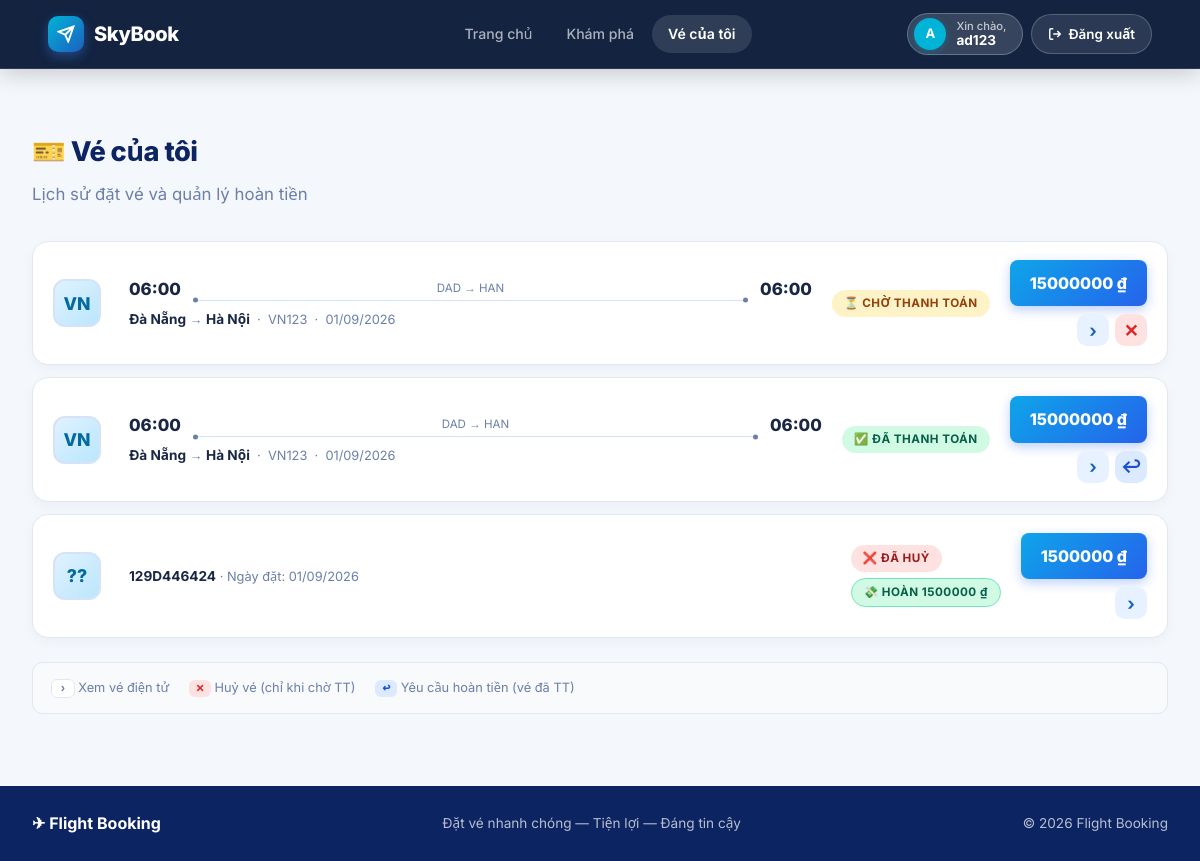
Page /bookings/my-bookings/ (signed in) on the earlier database version.
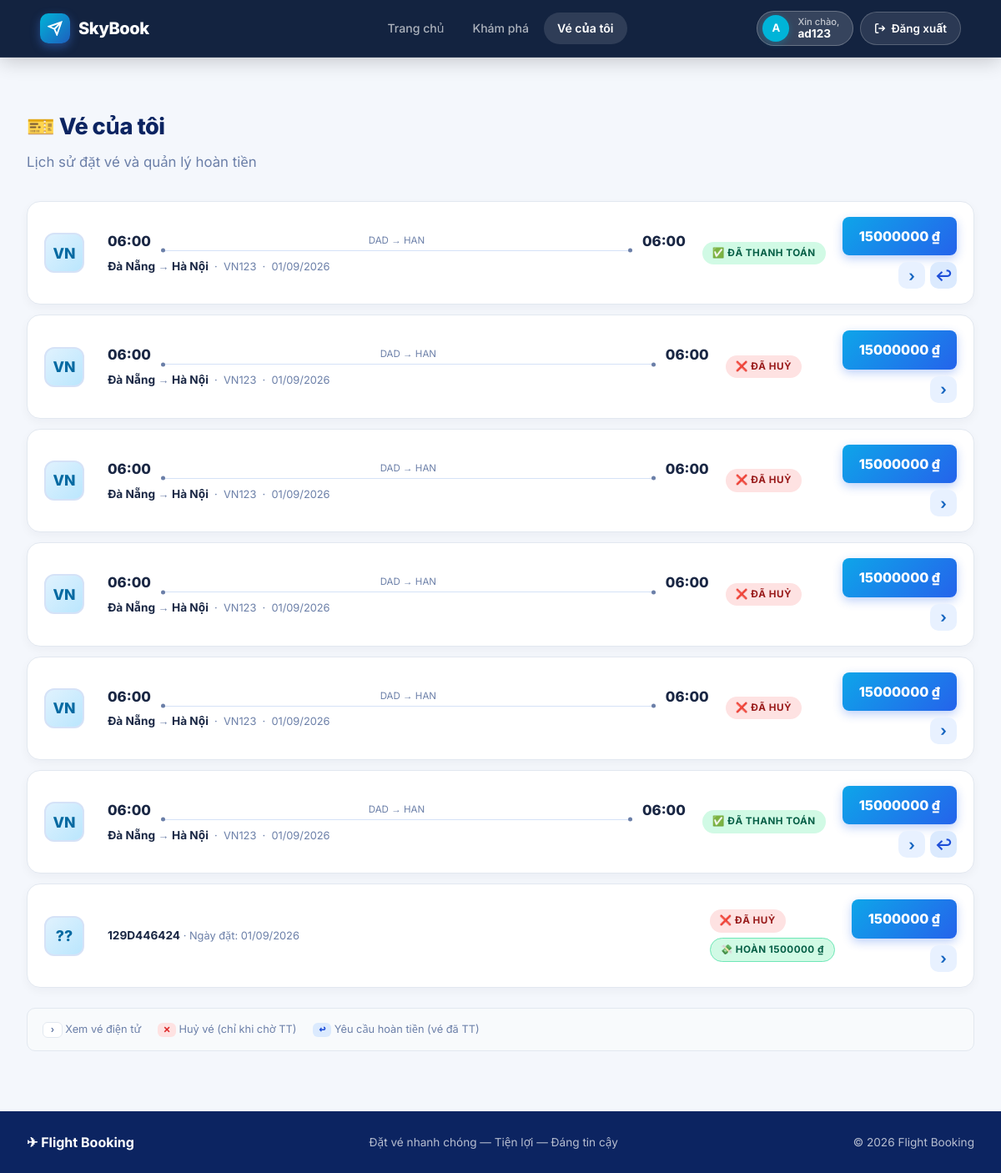
Same page on the later database version.
### bookings/models.py (models this page shows, shortened)
class Booking(models.Model):
    STATUS_CHOICES = [
        ("pending", "Pending"),
        ("paid", "Paid"),
        ("cancelled", "Cancelled"),
    ]
    user = models.ForeignKey(User, on_delete=models.CASCADE, related_name="bookings", db_index=True, verbose_name="User")
    flight = models.ForeignKey(Flight, on_delete=models.SET_NULL, null=True, blank=True, related_name="outbound_bookings", verbose_name="Outbound Flight")
    return_flight = models.ForeignKey(Flight, on_delete=models.SET_NULL, null=True, blank=True, related_name="return_bookings", verbose_name="Return Flight")
    booking_code = models.CharField(max_length=20, unique=True, verbose_name="Booking Code")
    booking_date = models.DateTimeField(auto_now_add=True, verbose_name="Booking Date")
    total_price = models.DecimalField(max_digits=12, decimal_places=2, verbose_name="Total Price")
    status = models.CharField(max_length=20, choices=STATUS_CHOICES, default="pending", verbose_name="Status")
    class Meta:
        verbose_name = "Booking"
        verbose_name_plural = "Bookings"

### flights/models.py (models this page shows, shortened)
class Flight(models.Model):
    STATUS_CHOICES = [
        ("scheduled", "Scheduled"),
        ("boarding", "Boarding"),
        ("departed", "Departed"),
        ("completed", "Completed"),
        ("cancelled", "Cancelled"),
    ]
    flight_number = models.CharField(max_length=20, verbose_name="Flight Number")
    airline = models.ForeignKey(Airline, on_delete=models.CASCADE, related_name="flights", verbose_name="Airline")
    aircraft = models.ForeignKey(Aircraft, on_delete=models.CASCADE, related_name="flights", verbose_name="Aircraft")
    departure_airport = models.ForeignKey(Airport, on_delete=models.CASCADE, related_name="departures", verbose_name="Departure Airport")
    arrival_airport = models.ForeignKey(Airport, on_delete=models.CASCADE, related_name="arrivals", verbose_name="Arrival Airport")
    departure_time = models.DateTimeField(db_index=True, verbose_name="Departure Time")
    arrival_time = models.DateTimeField(verbose_name="Arrival Time")
    price = models.DecimalField(max_digits=12, decimal_places=2, verbose_name="Base Price")
    status = models.CharField(max_length=20, choices=STATUS_CHOICES, default="scheduled", db_index=True, verbose_name="Status")
    class Meta:
        verbose_name = "Flight"
        verbose_name_plural = "Flights"

class Airline(models.Model):
    name = models.CharField(max_length=100, verbose_name="Airline Name")
    code = models.CharField(max_length=10, unique=True, verbose_name="Airline Code")
    logo = models.URLField(blank=True, verbose_name="Logo URL")
    class Meta:
        verbose_name = "Airline"
        verbose_name_plural = "Airlines"

class Airport(models.Model):
    name = models.CharField(max_length=150, verbose_name="Airport Name")
    code = models.CharField(max_length=10, unique=True, verbose_name="Airport Code")
    city = models.CharField(max_length=100, verbose_name="City")
    class Meta:
        verbose_name = "Airport"
        verbose_name_plural = "Airports"

### payments/models.py (models this page shows, shortened)
class RefundRequest(models.Model):
    STATUS_CHOICES = [
        ("pending",  "Pending"),
        ("approved", "Approved"),
        ("rejected", "Rejected"),
    ]
    booking = models.OneToOneField(Booking, on_delete=models.CASCADE, related_name="refund_request", verbose_name="Booking")
    requested_at = models.DateTimeField(auto_now_add=True, verbose_name="Requested At")
    processed_at = models.DateTimeField(null=True, blank=True, verbose_name="Processed At")
    refund_amount = models.DecimalField(max_digits=12, decimal_places=2, verbose_name="Refund Amount")
    reason = models.TextField(blank=True, verbose_name="Refund Reason")
    status = models.CharField(max_length=20, choices=STATUS_CHOICES, default="pending", db_index=True, verbose_name="Status")
    admin_note = models.TextField(blank=True, verbose_name="Admin Note")
    class Meta:
        verbose_name = "Refund Request"
        verbose_name_plural = "Refund Requests"
        ordering = ["-requested_at"]

### bookings/views.py (the view)
@login_required(login_url="/users/login/")
def my_bookings(request):
    bookings = Booking.objects.filter(
        user=request.user
    ).select_related("flight").order_by("-booking_date")
    return render(request, "bookings/my_bookings.html", {"bookings": bookings})

### templates/bookings/my_bookings.html (shortened to what this page needs)
﻿{% extends "base.html" %}
{% block content %}
<h1>🎫 Vé của tôi</h1>
<p class="page-subtitle">Lịch sử đặt vé và quản lý hoàn tiền</p>
{% for booking in bookings %}
<div class="flight-result" style="position:relative;">
  <div class="fr-logo">
    {% if booking.flight %}
      {{ booking.flight.airline.code|default:booking.flight.airline.name|slice:":2"|upper }}
    {% else %}??{% endif %}
  </div>
  <div class="fr-info">
    {% if booking.flight %}
    <div class="fr-times">
      <span class="fr-time">{{ booking.flight.departure_time|date:"H:i" }}</span>
      <div class="fr-duration-line">
        <span>{{ booking.flight.departure_airport.code }} → {{ booking.flight.arrival_airport.code }}</span>
        <div class="fr-line"></div>
      </div>
      <span class="fr-time">{{ booking.flight.arrival_time|date:"H:i" }}</span>
    </div>
    <div class="fr-route">
      <strong>{{ booking.flight.departure_airport.city }}</strong>
      → <strong>{{ booking.flight.arrival_airport.city }}</strong>
      &nbsp;·&nbsp; {{ booking.flight.flight_number }}
      &nbsp;·&nbsp; {{ booking.flight.departure_time|date:"d/m/Y" }}
    </div>
    {% else %}
    <div class="fr-route">
      <strong>{{ booking.booking_code }}</strong>
      · Ngày đặt: {{ booking.booking_date|date:"d/m/Y" }}
    </div>
    {% endif %}
  </div>
  <div class="fr-tags" style="flex-direction:column;align-items:flex-start;gap:6px;">
    {% if booking.status == "paid" %}
      <span class="badge badge-paid">✅ Đã thanh toán</span>
    {% elif booking.status == "pending" %}
      <span class="badge badge-pending">⏳ Chờ thanh toán</span>
    {% else %}
      <span class="badge badge-cancelled">❌ Đã huỷ</span>
    {% endif %}
    {% if booking.status == "paid" %}
      {% if booking.refund_request.status == "pending" %}
        <span class="badge" style="background:#eff6ff;color:#1d4ed8;border:1px solid #93c5fd;">🔄 Đang xử lý hoàn tiền</span>
      {% elif booking.refund_request.status == "approved" %}
        <span class="badge" style="background:#d1fae5;color:#065f46;border:1px solid #6ee7b7;">💸 Đã hoàn {{ booking.refund_request.refund_amount|floatformat:0 }} ₫</span>
      {% elif booking.refund_request.status == "rejected" %}
        <span class="badge" style="background:#fee2e2;color:#991b1b;border:1px solid #fca5a5;" title="{{ booking.refund_request.admin_note }}">🚫 Từ chối hoàn tiền</span>
      {% endif %}
    {% elif booking.status == "cancelled" %}
      {% if booking.refund_request.status == "approved" %}
        <span class="badge" style="background:#d1fae5;color:#065f46;border:1px solid #6ee7b7;">💸 Hoàn {{ booking.refund_request.refund_amount|floatformat:0 }} ₫</span>
      {% endif %}
    {% endif %}
  </div>
  <div class="fr-price-block" style="flex-direction:column;align-items:flex-end;gap:8px;">
    <a href="{% url 'ticket' booking.id %}" class="fr-price-btn">
      {{ booking.total_price|floatformat:0 }} ₫
    </a>
    <div style="display:flex;gap:6px;flex-wrap:wrap;justify-content:flex-end;">
      <a href="{% url 'ticket' booking.id %}" class="fr-chevron" title="Xem vé">›</a>
      {% if booking.status == "pending" %}
        <a href="{% url 'cancel_booking' booking.id %}"
           class="fr-chevron"
           title="Huỷ vé"
           style="color:#dc2626;background:#fee2e2;">✕</a>
      {% endif %}
      {% if booking.status == "paid" and not booking.refund_request %}
        <a href="{% url 'request_refund' booking.id %}"
           class="fr-chevron"
           title="Yêu cầu hoàn tiền"
           style="color:#1d4ed8;background:#dbeafe;">↩</a>
      {% endif %}
    </div>
  </div>
</div>
{% endfor %}
{% if bookings %}
<div style="margin-top:24px;padding:14px 18px;background:#f8fafc;border-radius:10px;border:1px solid #e2e8f0;font-size:.8rem;color:#6b7fa8;display:flex;gap:20px;flex-wrap:wrap;">
  <span><strong style="font-family:monospace;background:#fff;border:1px solid #e2e8f0;border-radius:6px;padding:1px 7px;">›</strong> Xem vé điện tử</span>
  <span><strong style="font-family:monospace;background:#fee2e2;color:#dc2626;border-radius:6px;padding:1px 7px;">✕</strong> Huỷ vé (chỉ khi chờ TT)</span>
  <span><strong style="font-family:monospace;background:#dbeafe;color:#1d4ed8;border-radius:6px;padding:1px 7px;">↩</strong> Yêu cầu hoàn tiền (vé đã TT)</span>
</div>
{% endif %}
{% endblock %}

### templates/base.html (shortened to what this page needs)
{% load static %}
<!doctype html>
<html lang="vi">
  <head>
    <link rel="stylesheet" href="{% static 'css/style.css' %}?v=2" />
  </head>
  <body>
    {% include "partials/navbar.html" %}
    {% block full_content %}
    <main class="contained">{% block content %}{% endblock %}</main>
    {% endblock %}
    {% include "partials/footer.html" %}
  </body>
</html>

### templates/partials/navbar.html (shortened to what this page needs)
{% load static %}
<header class="navbar-glass" id="main-nav">
  <div class="navbar-inner">
    <a href="{% url 'home' %}" class="navbar-brand">
      <div class="brand-icon" style="background: linear-gradient(135deg, #00B4D8, #1E5FBE);">
        <svg width="18" height="18" viewBox="0 0 24 24" fill="none" stroke="currentColor" stroke-width="2.5">
          <path d="M22 2L11 13M22 2l-7 20-4-9-9-4 20-7z"/>
        </svg>
      </div>
      <span style="font-weight: 800;">SkyBook</span>
    </a>
    <nav class="nav-links">
      <a href="{% url 'home' %}" class="nav-link {% if request.resolver_match.url_name == 'home' %}nav-link--active{% endif %}">Trang chủ</a>
      <a href="{% url 'recommendations' %}" class="nav-link {% if request.resolver_match.url_name == 'recommendations' %}nav-link--active{% endif %}">Khám phá</a>
      {% if user.is_authenticated %}
        <a href="{% url 'my_bookings' %}" class="nav-link {% if request.resolver_match.url_name == 'my_bookings' %}nav-link--active{% endif %}">Vé của tôi</a>
      {% endif %}
    </nav>
    <div class="nav-actions">
      {% if user.is_authenticated %}
        <div class="nav-user-pill" style="background: rgba(255,255,255,0.15); border: 1px solid rgba(255,255,255,0.25); border-radius: 99px; padding: 4px 16px 4px 6px; display: flex; align-items: center; gap: 10px;">
          <div class="nav-avatar" style="background: #00B4D8; width: 32px; height: 32px; border-radius: 50%; display: flex; align-items: center; justify-content: center; font-weight: bold; color: white; box-shadow: 0 2px 8px rgba(0,180,216,0.3);">{{ user.username|slice:":1"|upper }}</div>
          <div class="nav-user-info" style="display: flex; flex-direction: column; line-height: 1.1;">
            <span class="nav-user-greeting" style="font-size: 0.7rem; color: rgba(255,255,255,0.7);">Xin chào,</span>
            <span class="nav-username" style="font-size: 0.85rem; font-weight: 700; color: white;">{{ user.username }}</span>
          </div>
        </div>
        <a href="{% url 'logout' %}" class="btn-nav-logout" title="Đăng xuất" style="background: rgba(255,255,255,0.1); color: #fff; border: 1px solid rgba(255,255,255,0.2); padding: 8px 16px; border-radius: 99px; display: flex; align-items: center; gap: 6px; font-weight: 600; text-decoration: none; transition: 0.2s;">
          <svg width="14" height="14" viewBox="0 0 24 24" fill="none" stroke="currentColor" stroke-width="2.5">
            <path d="M9 21H5a2 2 0 0 1-2-2V5a2 2 0 0 1 2-2h4M16 17l5-5-5-5M21 12H9"/>
          </svg>
          Đăng xuất
        </a>
      {% endif %}
    </div>
  </div>
</header>

### templates/partials/footer.html
<footer>
  <div class="footer-inner">
    <span class="footer-brand">✈ Flight Booking</span>
    <span>Đặt vé nhanh chóng — Tiện lợi — Đáng tin cậy</span>
    <span>© 2026 Flight Booking</span>
  </div>
</footer>

### templates/partials/navbar.html (style rules this page uses)
header.navbar-glass { position: fixed !important; top: 0; left: 0; right: 0; width: 100%; z-index: 1000; transition: all 0.3s ease; background: rgba(15, 31, 61, 0.98) !important; backdrop-filter: blur(16px) !important; -webkit-backdrop-filter: blur(16px) !important; border-bottom: 1px solid rgba(255, 255, 255, 0.1) !important; box-shadow: 0 4px 24px rgba(0, 0, 0, 0.2) !important; }

Differences in the rows shown:
added Booking: flight.airline.code "VN", flight.departure_time "06:00", flight.departure_airport.code "DAD", flight.arrival_airport.code "HAN", flight.arrival_time "06:00", flight.departure_airport.city "Đà Nẵng", flight.arrival_airport.city "Hà Nội", flight.flight_number "VN123", flight.departure_time "01/09/2026", status "✅ ĐÃ THANH TOÁN", total_price "15000000"
added Booking: flight.airline.code "VN", flight.departure_time "06:00", flight.departure_airport.code "DAD", flight.arrival_airport.code "HAN", flight.arrival_time "06:00", flight.departure_airport.city "Đà Nẵng", flight.arrival_airport.city "Hà Nội", flight.flight_number "VN123", flight.departure_time "01/09/2026", status "❌ ĐÃ HUỶ", total_price "15000000"
added Booking: flight.airline.code "VN", flight.departure_time "06:00", flight.departure_airport.code "DAD", flight.arrival_airport.code "HAN", flight.arrival_time "06:00", flight.departure_airport.city "Đà Nẵng", flight.arrival_airport.city "Hà Nội", flight.flight_number "VN123", flight.departure_time "01/09/2026", status "❌ ĐÃ HUỶ", total_price "15000000"
added Booking: flight.airline.code "VN", flight.departure_time "06:00", flight.departure_airport.code "DAD", flight.arrival_airport.code "HAN", flight.arrival_time "06:00", flight.departure_airport.city "Đà Nẵng", flight.arrival_airport.city "Hà Nội", flight.flight_number "VN123", flight.departure_time "01/09/2026", status "❌ ĐÃ HUỶ", total_price "15000000"
changed Booking (number 5 of 7 on the later page): status "⏳ CHỜ THANH TOÁN ✕" → "❌ ĐÃ HUỶ"
